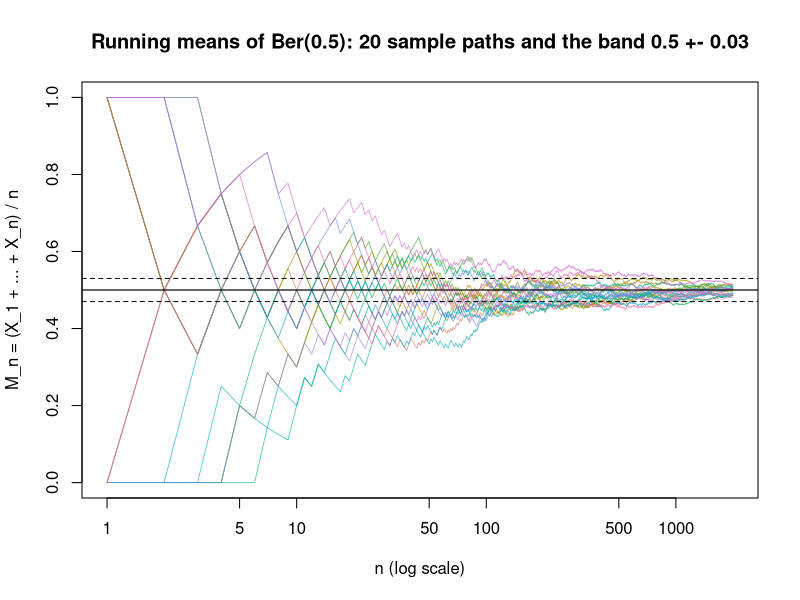

Here is the R script that generated this plot:
# Sample paths of the running mean of fair-coin tosses, with the band p +- 0.03.
set.seed(0)
p <- 0.5
eps <- 0.03
n_max <- 2000
paths <- 20
n <- 1:n_max
x <- matrix(rbinom(paths * n_max, 1, p), nrow = n_max)   # one column per path
means <- apply(x, 2, cumsum) / n

matplot(n, means, type = "l", lty = 1, lwd = 0.8, log = "x", ylim = c(0, 1),
        col = adjustcolor(hcl.colors(paths, "Dark 3"), 0.7),
        xlab = "n (log scale)", ylab = "M_n = (X_1 + ... + X_n) / n",
        main = "Running means of Ber(0.5): 20 sample paths and the band 0.5 +- 0.03")
abline(h = p, lwd = 1.2)
abline(h = c(p - eps, p + eps), lty = 2)
